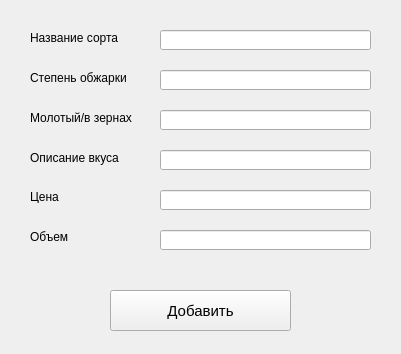
<?xml version="1.0" encoding="UTF-8"?>
<ui version="4.0">
 <class>Form</class>
 <widget class="QWidget" name="Form">
  <property name="geometry">
   <rect>
    <x>0</x>
    <y>0</y>
    <width>401</width>
    <height>354</height>
   </rect>
  </property>
  <property name="windowTitle">
   <string>Form</string>
  </property>
  <property name="styleSheet">
   <string notr="true">QLabel {font-size: 12px;}</string>
  </property>
  <widget class="QLabel" name="label">
   <property name="geometry">
    <rect>
     <x>30</x>
     <y>30</y>
     <width>141</width>
     <height>16</height>
    </rect>
   </property>
   <property name="text">
    <string>Название сорта</string>
   </property>
  </widget>
  <widget class="QLabel" name="label_2">
   <property name="geometry">
    <rect>
     <x>30</x>
     <y>110</y>
     <width>111</width>
     <height>16</height>
    </rect>
   </property>
   <property name="text">
    <string>Молотый/в зернах</string>
   </property>
  </widget>
  <widget class="QLabel" name="label_3">
   <property name="geometry">
    <rect>
     <x>30</x>
     <y>70</y>
     <width>101</width>
     <height>16</height>
    </rect>
   </property>
   <property name="text">
    <string>Степень обжарки</string>
   </property>
  </widget>
  <widget class="QLabel" name="label_4">
   <property name="geometry">
    <rect>
     <x>30</x>
     <y>190</y>
     <width>47</width>
     <height>13</height>
    </rect>
   </property>
   <property name="text">
    <string>Цена</string>
   </property>
  </widget>
  <widget class="QLabel" name="label_5">
   <property name="geometry">
    <rect>
     <x>30</x>
     <y>230</y>
     <width>47</width>
     <height>13</height>
    </rect>
   </property>
   <property name="text">
    <string>Объем</string>
   </property>
  </widget>
  <widget class="QLabel" name="label_6">
   <property name="geometry">
    <rect>
     <x>30</x>
     <y>150</y>
     <width>121</width>
     <height>16</height>
    </rect>
   </property>
   <property name="text">
    <string>Описание вкуса</string>
   </property>
  </widget>
  <widget class="QLineEdit" name="lineEdit">
   <property name="geometry">
    <rect>
     <x>160</x>
     <y>30</y>
     <width>211</width>
     <height>20</height>
    </rect>
   </property>
  </widget>
  <widget class="QLineEdit" name="lineEdit_2">
   <property name="geometry">
    <rect>
     <x>160</x>
     <y>70</y>
     <width>211</width>
     <height>20</height>
    </rect>
   </property>
  </widget>
  <widget class="QLineEdit" name="lineEdit_3">
   <property name="geometry">
    <rect>
     <x>160</x>
     <y>110</y>
     <width>211</width>
     <height>20</height>
    </rect>
   </property>
  </widget>
  <widget class="QLineEdit" name="lineEdit_4">
   <property name="geometry">
    <rect>
     <x>160</x>
     <y>150</y>
     <width>211</width>
     <height>20</height>
    </rect>
   </property>
  </widget>
  <widget class="QLineEdit" name="lineEdit_5">
   <property name="geometry">
    <rect>
     <x>160</x>
     <y>190</y>
     <width>211</width>
     <height>20</height>
    </rect>
   </property>
  </widget>
  <widget class="QLineEdit" name="lineEdit_6">
   <property name="geometry">
    <rect>
     <x>160</x>
     <y>230</y>
     <width>211</width>
     <height>20</height>
    </rect>
   </property>
  </widget>
  <widget class="QPushButton" name="pushButton">
   <property name="geometry">
    <rect>
     <x>110</x>
     <y>290</y>
     <width>181</width>
     <height>41</height>
    </rect>
   </property>
   <property name="font">
    <font>
     <pointsize>11</pointsize>
    </font>
   </property>
   <property name="text">
    <string>Добавить</string>
   </property>
  </widget>
 </widget>
 <resources/>
 <connections/>
</ui>
